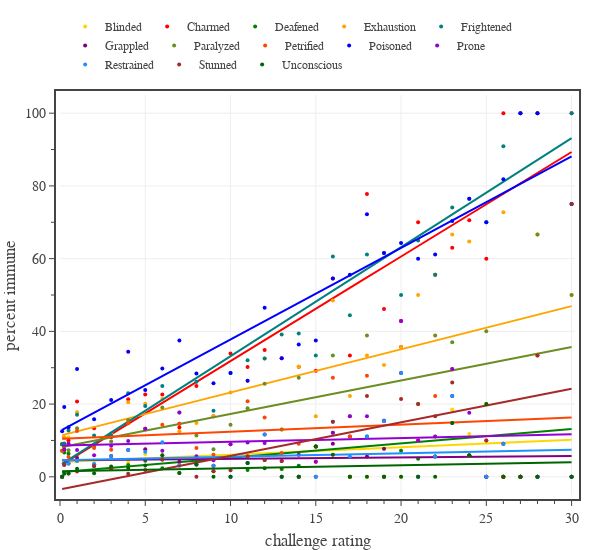

The code cell stored with this chart in its notebook:
### Code cell
# Plots the percent of monsters immune to each condition as a function of their CR.
conditions = CONDITIONS.copy()
colors = CONDITION_COLORS.copy()
i = conditions.index('Invisible')
conditions.pop(i); colors.pop(i)
i = conditions.index('Incapacitated')
conditions.pop(i); colors.pop(i)

# create figure
fig = go.Figure(
    layout=go.Layout(
        template=tfb.FIG_TEMPLATE,
        xaxis=dict(
            title_text='challenge rating',
            range=[0.0, 30.2],
            tick0=0, dtick=5,
            minor=dict(tick0=0, dtick=1),
        ),
        yaxis=dict(
            title_text='percent immune',
            range=[-5, 105],
            tick0=0, dtick=20,
            minor=dict(tick0=0, dtick=10),
        ),
        legend=dict(
            orientation='h',
            yanchor='bottom',  y=1.04,
            xanchor='left',    x=0.01,
            font_size=12,
            #xanchor='left', yanchor='top',
            #x=0.01, y=0.99,
            #orientation='v',
            tracegroupgap=0,
        ),
    )
)

#df1 = df0[df0['Category'].isin(['generic','legendary','unique']) & df0['CR'].between(1/8, 30)]
df1 = df0[df0['CR'].between(1/8, 30)]
dfG = df1[['CR'] + conditions].groupby('CR').mean().reset_index()
for condition, color in zip(conditions, colors):
    # generate custom text
    cr_totals = df1[['CR','Book']].groupby('CR').count()['Book'].to_list()
    condition_totals = [int(x) for x in df1[['CR',condition]].groupby('CR').sum()[condition].to_list()]
    custom_text = [f'({i} out of {t})' for i, t in zip(condition_totals, cr_totals)]

    # plot data
    fig.add_trace(go.Scatter(
        x=dfG['CR'],
        y=100*dfG[condition],
        mode='markers', 
        #line=dict(color=color, dash='solid'),
        #marker=dict(size=12, line=dict(width=1, color='Black')),
        marker=dict(size=4, color=color),
        line_shape='spline',
        unselected=dict(marker=dict(opacity=0.0)),
        showlegend=True,
        name=condition,
        legendgroup=condition,
        text=custom_text,
        hovertemplate=
            '<b>CR:</b> %{x}<br>'+
            '<b>Condition:</b> ' + condition + '<br>'+
            '<b>Immune:</b> %{y:.0f}% %{text}'+
            '<extra></extra>'
    ))

    # add fit line
    coefs = np.polyfit(dfG['CR'], 100*dfG[condition], 1)
    poly = np.poly1d(coefs)
    fig.add_trace(go.Scatter(
        x=dfG['CR'],
        y=poly(dfG['CR']),
        mode='lines', 
        line=dict(color=color, dash='solid'),
        unselected=dict(marker=dict(opacity=0.0)),
        showlegend=False,
        legendgroup=condition,
        legendgrouptitle_text='fit',
        hoverinfo='skip',
    ))

# show figure
fig.update_layout(width=600, height=550)
fig.show(config=tfb.FIG_CONFIG)

# save figures
if SAVEFIGS:
    fig.update_layout(autosize=True, width=None, height=None)
    tfb.save_fig_html(fig, format='large', name=f'./fig-condition-immunity-prob-vs-cr-large', style='aspect-ratio:600/550')
    tfb.save_fig_html(fig, legend_font_size=8, format='small', name=f'./fig-condition-immunity-prob-vs-cr-small', style='aspect-ratio:600/600')

### Figure 1 — Plotly figure (JSON) as saved in the notebook; plotly's stock layout.template omitted (floating-point values rounded to 4 significant figures)
{"data": [{"hovertemplate": "<b>CR:</b> %{x}<br><b>Condition:</b> Blinded<br><b>Immune:</b> %{y:.0f}% %{text}<extra></extra>", "legendgroup": "Blinded", "line": {"shape": "spline"}, "marker": {"color": "gold", "size": 4}, "mode": "markers", "name": "Blinded", "showlegend": true, "text": ["(5 out of 56)", "(10 out of 120)", "(12 out of 110)", "(8 out of 135)", "(9 out of 202)", "(9 out of 175)", "(5 out of 122)", "(10 out of 159)", "(5 out of 84)", "(4 out of 96)", "(4 out of 88)", "(2 out of 66)", "(3 out of 56)", "(3 out of 53)", "(2 out of 43)", "(1 out of 46)", "(2 out of 33)", "(2 out of 24)", "(2 out of 33)", "(0 out of 18)", "(0 out of 18)", "(1 out of 13)", "(0 out of 14)", "(2 out of 20)", "(2 out of 18)", "(5 out of 27)", "(2 out of 17)", "(0 out of 10)", "(0 out of 11)", "(0 out of 1)", "(0 out of 3)", "(2 out of 4)"], "type": "scatter", "unselected": {"marker": {"opacity": 0}}, "x": [0.125, 0.25, 0.5, 1, 2, 3, 4, 5, 6, 7, 8, 9, 10, 11, 12, 13, 14, 15, 16, 17, 18, 19, 20, 21, 22, 23, 24, 25, 26, 27, 28, 30], "y": [8.929, 8.333, 10.91, 5.926, 4.455, 5.143, 4.098, 6.289, 5.952, 4.167, 4.545, 3.03, 5.357, 5.66, 4.651, 2.174, 6.061, 8.333, 6.061, 0, 0, 7.692, 0, 10, 11.11, 18.52, 11.76, 0, 0, 0, 0, 50]}, {"hoverinfo": "skip", "legendgroup": "Blinded", "legendgrouptitle": {"text": "fit"}, "line": {"color": "gold", "dash": "solid"}, "mode": "lines", "showlegend": false, "type": "scatter", "unselected": {"marker": {"opacity": 0}}, "x": [0.125, 0.25, 0.5, 1, 2, 3, 4, 5, 6, 7, 8, 9, 10, 11, 12, 13, 14, 15, 16, 17, 18, 19, 20, 21, 22, 23, 24, 25, 26, 27, 28, 30], "y": [4.098, 4.124, 4.175, 4.276, 4.48, 4.683, 4.886, 5.09, 5.293, 5.496, 5.7, 5.903, 6.106, 6.309, 6.513, 6.716, 6.919, 7.123, 7.326, 7.529, 7.733, 7.936, 8.139, 8.343, 8.546, 8.749, 8.953, 9.156, 9.359, 9.563, 9.766, 10.17]}, {"hovertemplate": "<b>CR:</b> %{x}<br><b>Condition:</b> Charmed<br><b>Immune:</b> %{y:.0f}% %{text}<extra></extra>", "legendgroup": "Charmed", "line": {"shape": "spline"}, "marker": {"color": "red", "size": 4}, "mode": "markers", "name": "Charmed", "showlegend": true, "text": ["(5 out of 56)", "(13 out of 120)", "(11 out of 110)", "(28 out of 135)", "(27 out of 202)", "(19 out of 175)", "(26 out of 122)", "(36 out of 159)", "(19 out of 84)", "(13 out of 96)", "(22 out of 88)", "(11 out of 66)", "(19 out of 56)", "(16 out of 53)", "(15 out of 43)", "(15 out of 46)", "(10 out of 33)", "(7 out of 24)", "(18 out of 33)", "(6 out of 18)", "(14 out of 18)", "(6 out of 13)", "(5 out of 14)", "(14 out of 20)", "(10 out of 18)", "(17 out of 27)", "(12 out of 17)", "(6 out of 10)", "(11 out of 11)", "(1 out of 1)", "(3 out of 3)", "(4 out of 4)"], "type": "scatter", "unselected": {"marker": {"opacity": 0}}, "x": [0.125, 0.25, 0.5, 1, 2, 3, 4, 5, 6, 7, 8, 9, 10, 11, 12, 13, 14, 15, 16, 17, 18, 19, 20, 21, 22, 23, 24, 25, 26, 27, 28, 30], "y": [8.929, 10.83, 10, 20.74, 13.37, 10.86, 21.31, 22.64, 22.62, 13.54, 25, 16.67, 33.93, 30.19, 34.88, 32.61, 30.3, 29.17, 54.55, 33.33, 77.78, 46.15, 35.71, 70, 55.56, 62.96, 70.59, 60, 100, 100, 100, 100]}, {"hoverinfo": "skip", "legendgroup": "Charmed", "legendgrouptitle": {"text": "fit"}, "line": {"color": "red", "dash": "solid"}, "mode": "lines", "showlegend": false, "type": "scatter", "unselected": {"marker": {"opacity": 0}}, "x": [0.125, 0.25, 0.5, 1, 2, 3, 4, 5, 6, 7, 8, 9, 10, 11, 12, 13, 14, 15, 16, 17, 18, 19, 20, 21, 22, 23, 24, 25, 26, 27, 28, 30], "y": [3.42, 3.779, 4.498, 5.936, 8.811, 11.69, 14.56, 17.44, 20.31, 23.19, 26.07, 28.94, 31.82, 34.69, 37.57, 40.44, 43.32, 46.19, 49.07, 51.95, 54.82, 57.7, 60.57, 63.45, 66.32, 69.2, 72.08, 74.95, 77.83, 80.7, 83.58, 89.33]}, {"hovertemplate": "<b>CR:</b> %{x}<br><b>Condition:</b> Deafened<br><b>Immune:</b> %{y:.0f}% %{text}<extra></extra>", "legendgroup": "Deafened", "line": {"shape": "spline"}, "marker": {"color": "green", "size": 4}, "mode": "markers", "name": "Deafened", "showlegend": true, "text": ["(5 out of 56)", "(8 out of 120)", "(7 out of 110)", "(6 out of 135)", "(7 out of 202)", "(4 out of 175)", "(4 out of 122)", "(7 out of 159)", "(2 out of 84)", "(3 out of 96)", "(4 out of 88)", "(1 out of 66)", "(3 out of 56)", "(1 out of 53)", "(2 out of 43)", "(1 out of 46)", "(1 out of 33)", "(2 out of 24)", "(4 out of 33)", "(0 out of 18)", "(2 out of 18)", "(0 out of 13)", "(1 out of 14)", "(1 out of 20)", "(1 out of 18)", "(4 out of 27)", "(1 out of 17)", "(0 out of 10)", "(0 out of 11)", "(0 out of 1)", "(0 out of 3)", "(3 out of 4)"], "type": "scatter", "unselected": {"marker": {"opacity": 0}}, "x": [0.125, 0.25, 0.5, 1, 2, 3, 4, 5, 6, 7, 8, 9, 10, 11, 12, 13, 14, 15, 16, 17, 18, 19, 20, 21, 22, 23, 24, 25, 26, 27, 28, 30], "y": [8.929, 6.667, 6.364, 4.444, 3.465, 2.286, 3.279, 4.403, 2.381, 3.125, 4.545, 1.515, 5.357, 1.887, 4.651, 2.174, 3.03, 8.333, 12.12, 0, 11.11, 0, 7.143, 5, 5.556, 14.81, 5.882, 0, 0, 0, 0, 75]}, {"hoverinfo": "skip", "legendgroup": "Deafened", "legendgrouptitle": {"text": "fit"}, "line": {"color": "green", "dash": "solid"}, "mode": "lines", "showlegend": false, "type": "scatter", "unselected": {"marker": {"opacity": 0}}, "x": [0.125, 0.25, 0.5, 1, 2, 3, 4, 5, 6, 7, 8, 9, 10, 11, 12, 13, 14, 15, 16, 17, 18, 19, 20, 21, 22, 23, 24, 25, 26, 27, 28, 30], "y": [1.296, 1.345, 1.445, 1.643, 2.041, 2.438, 2.835, 3.233, 3.63, 4.027, 4.425, 4.822, 5.219, 5.617, 6.014, 6.411, 6.809, 7.206, 7.604, 8.001, 8.398, 8.796, 9.193, 9.59, 9.988, 10.39, 10.78, 11.18, 11.58, 11.97, 12.37, 13.17]}, {"hovertemplate": "<b>CR:</b> %{x}<br><b>Condition:</b> Exhaustion<br><b>Immune:</b> %{y:.0f}% %{text}<extra></extra>", "legendgroup": "Exhaustion", "line": {"shape": "spline"}, "marker": {"color": "orange", "size": 4}, "mode": "markers", "name": "Exhaustion", "showlegend": true, "text": ["(4 out of 56)", "(13 out of 120)", "(10 out of 110)", "(24 out of 135)", "(18 out of 202)", "(21 out of 175)", "(25 out of 122)", "(32 out of 159)", "(18 out of 84)", "(12 out of 96)", "(13 out of 88)", "(11 out of 66)", "(13 out of 56)", "(14 out of 53)", "(14 out of 43)", "(6 out of 46)", "(10 out of 33)", "(4 out of 24)", "(16 out of 33)", "(4 out of 18)", "(6 out of 18)", "(4 out of 13)", "(5 out of 14)", "(10 out of 20)", "(10 out of 18)", "(18 out of 27)", "(11 out of 17)", "(2 out of 10)", "(8 out of 11)", "(0 out of 1)", "(2 out of 3)", "(0 out of 4)"], "type": "scatter", "unselected": {"marker": {"opacity": 0}}, "x": [0.125, 0.25, 0.5, 1, 2, 3, 4, 5, 6, 7, 8, 9, 10, 11, 12, 13, 14, 15, 16, 17, 18, 19, 20, 21, 22, 23, 24, 25, 26, 27, 28, 30], "y": [7.143, 10.83, 9.091, 17.78, 8.911, 12, 20.49, 20.13, 21.43, 12.5, 14.77, 16.67, 23.21, 26.42, 32.56, 13.04, 30.3, 16.67, 48.48, 22.22, 33.33, 30.77, 35.71, 50, 55.56, 66.67, 64.71, 20, 72.73, 0, 66.67, 0]}, {"hoverinfo": "skip", "legendgroup": "Exhaustion", "legendgrouptitle": {"text": "fit"}, "line": {"color": "orange", "dash": "solid"}, "mode": "lines", "showlegend": false, "type": "scatter", "unselected": {"marker": {"opacity": 0}}, "x": [0.125, 0.25, 0.5, 1, 2, 3, 4, 5, 6, 7, 8, 9, 10, 11, 12, 13, 14, 15, 16, 17, 18, 19, 20, 21, 22, 23, 24, 25, 26, 27, 28, 30], "y": [11.46, 11.61, 11.9, 12.5, 13.68, 14.87, 16.06, 17.25, 18.44, 19.62, 20.81, 22.0, 23.19, 24.37, 25.56, 26.75, 27.94, 29.13, 30.31, 31.5, 32.69, 33.88, 35.06, 36.25, 37.44, 38.63, 39.82, 41.0, 42.19, 43.38, 44.57, 46.94]}, {"hovertemplate": "<b>CR:</b> %{x}<br><b>Condition:</b> Frightened<br><b>Immune:</b> %{y:.0f}% %{text}<extra></extra>", "legendgroup": "Frightened", "line": {"shape": "spline"}, "marker": {"color": "teal", "size": 4}, "mode": "markers", "name": "Frightened", "showlegend": true, "text": ["(5 out of 56)", "(11 out of 120)", "(14 out of 110)", "(23 out of 135)", "(23 out of 202)", "(20 out of 175)", "(28 out of 122)", "(31 out of 159)", "(21 out of 84)", "(14 out of 96)", "(23 out of 88)", "(12 out of 66)", "(16 out of 56)", "(17 out of 53)", "(14 out of 43)", "(18 out of 46)", "(13 out of 33)", "(8 out of 24)", "(20 out of 33)", "(8 out of 18)", "(11 out of 18)", "(8 out of 13)", "(7 out of 14)", "(13 out of 20)", "(10 out of 18)", "(20 out of 27)", "(13 out of 17)", "(7 out of 10)", "(10 out of 11)", "(1 out of 1)", "(3 out of 3)", "(4 out of 4)"], "type": "scatter", "unselected": {"marker": {"opacity": 0}}, "x": [0.125, 0.25, 0.5, 1, 2, 3, 4, 5, 6, 7, 8, 9, 10, 11, 12, 13, 14, 15, 16, 17, 18, 19, 20, 21, 22, 23, 24, 25, 26, 27, 28, 30], "y": [8.929, 9.167, 12.73, 17.04, 11.39, 11.43, 22.95, 19.5, 25, 14.58, 26.14, 18.18, 28.57, 32.08, 32.56, 39.13, 39.39, 33.33, 60.61, 44.44, 61.11, 61.54, 50, 65, 55.56, 74.07, 76.47, 70, 90.91, 100, 100, 100]}, {"hoverinfo": "skip", "legendgroup": "Frightened", "legendgrouptitle": {"text": "fit"}, "line": {"color": "teal", "dash": "solid"}, "mode": "lines", "showlegend": false, "type": "scatter", "unselected": {"marker": {"opacity": 0}}, "x": [0.125, 0.25, 0.5, 1, 2, 3, 4, 5, 6, 7, 8, 9, 10, 11, 12, 13, 14, 15, 16, 17, 18, 19, 20, 21, 22, 23, 24, 25, 26, 27, 28, 30], "y": [3.549, 3.924, 4.674, 6.173, 9.172, 12.17, 15.17, 18.17, 21.17, 24.17, 27.17, 30.17, 33.16, 36.16, 39.16, 42.16, 45.16, 48.16, 51.16, 54.16, 57.16, 60.16, 63.16, 66.15, 69.15, 72.15, 75.15, 78.15, 81.15, 84.15, 87.15, 93.15]}, {"hovertemplate": "<b>CR:</b> %{x}<br><b>Condition:</b> Grappled<br><b>Immune:</b> %{y:.0f}% %{text}<extra></extra>", "legendgroup": "Grappled", "line": {"shape": "spline"}, "marker": {"color": "purple", "size": 4}, "mode": "markers", "name": "Grappled", "showlegend": true, "text": ["(0 out of 56)", "(4 out of 120)", "(4 out of 110)", "(7 out of 135)", "(6 out of 202)", "(10 out of 175)", "(9 out of 122)", "(12 out of 159)", "(4 out of 84)", "(4 out of 96)", "(3 out of 88)", "(2 out of 66)", "(0 out of 56)", "(2 out of 53)", "(5 out of 43)", "(0 out of 46)", "(0 out of 33)", "(0 out of 24)", "(3 out of 33)", "(2 out of 18)", "(1 out of 18)", "(1 out of 13)", "(4 out of 14)", "(0 out of 20)", "(1 out of 18)", "(6 out of 27)", "(1 out of 17)", "(0 out of 10)", "(0 out of 11)", "(0 out of 1)", "(0 out of 3)", "(0 out of 4)"], "type": "scatter", "unselected": {"marker": {"opacity": 0}}, "x": [0.125, 0.25, 0.5, 1, 2, 3, 4, 5, 6, 7, 8, 9, 10, 11, 12, 13, 14, 15, 16, 17, 18, 19, 20, 21, 22, 23, 24, 25, 26, 27, 28, 30], "y": [0, 3.333, 3.636, 5.185, 2.97, 5.714, 7.377, 7.547, 4.762, 4.167, 3.409, 3.03, 0, 3.774, 11.63, 0, 0, 0, 9.091, 11.11, 5.556, 7.692, 28.57, 0, 5.556, 22.22, 5.882, 0, 0, 0, 0, 0]}, {"hoverinfo": "skip", "legendgroup": "Grappled", "legendgrouptitle": {"text": "fit"}, "line": {"color": "purple", "dash": "solid"}, "mode": "lines", "showlegend": false, "type": "scatter", "unselected": {"marker": {"opacity": 0}}, "x": [0.125, 0.25, 0.5, 1, 2, 3, 4, 5, 6, 7, 8, 9, 10, 11, 12, 13, 14, 15, 16, 17, 18, 19, 20, 21, 22, 23, 24, 25, 26, 27, 28, 30], "y": [4.542, 4.547, 4.556, 4.576, 4.615, 4.654, 4.693, 4.732, 4.771, 4.81, 4.849, 4.888, 4.927, 4.966, 5.005, 5.044, 5.083, 5.122, 5.161, 5.2, 5.239, 5.278, 5.317, 5.356, 5.395, 5.434, 5.473, 5.512, 5.551, 5.59, 5.629, 5.707]}, {"hovertemplate": "<b>CR:</b> %{x}<br><b>Condition:</b> Paralyzed<br><b>Immune:</b> %{y:.0f}% %{text}<extra></extra>", "legendgroup": "Paralyzed", "line": {"shape": "spline"}, "marker": {"color": "olivedrab", "size": 4}, "mode": "markers", "name": "Paralyzed", "showlegend": true, "text": ["(4 out of 56)", "(10 out of 120)", "(8 out of 110)", "(18 out of 135)", "(17 out of 202)", "(17 out of 175)", "(19 out of 122)", "(21 out of 159)", "(16 out of 84)", "(17 out of 96)", "(10 out of 88)", "(5 out of 66)", "(8 out of 56)", "(10 out of 53)", "(11 out of 43)", "(6 out of 46)", "(9 out of 33)", "(2 out of 24)", "(11 out of 33)", "(3 out of 18)", "(7 out of 18)", "(2 out of 13)", "(6 out of 14)", "(4 out of 20)", "(7 out of 18)", "(10 out of 27)", "(1 out of 17)", "(4 out of 10)", "(1 out of 11)", "(0 out of 1)", "(2 out of 3)", "(2 out of 4)"], "type": "scatter", "unselected": {"marker": {"opacity": 0}}, "x": [0.125, 0.25, 0.5, 1, 2, 3, 4, 5, 6, 7, 8, 9, 10, 11, 12, 13, 14, 15, 16, 17, 18, 19, 20, 21, 22, 23, 24, 25, 26, 27, 28, 30], "y": [7.143, 8.333, 7.273, 13.33, 8.416, 9.714, 15.57, 13.21, 19.05, 17.71, 11.36, 7.576, 14.29, 18.87, 25.58, 13.04, 27.27, 8.333, 33.33, 16.67, 38.89, 15.38, 42.86, 20, 38.89, 37.04, 5.882, 40, 9.091, 0, 66.67, 50]}, {"hoverinfo": "skip", "legendgroup": "Paralyzed", "legendgrouptitle": {"text": "fit"}, "line": {"color": "olivedrab", "dash": "solid"}, "mode": "lines", "showlegend": false, "type": "scatter", "unselected": {"marker": {"opacity": 0}}, "x": [0.125, 0.25, 0.5, 1, 2, 3, 4, 5, 6, 7, 8, 9, 10, 11, 12, 13, 14, 15, 16, 17, 18, 19, 20, 21, 22, 23, 24, 25, 26, 27, 28, 30], "y": [8.183, 8.298, 8.529, 8.99, 9.911, 10.83, 11.75, 12.68, 13.6, 14.52, 15.44, 16.36, 17.28, 18.2, 19.13, 20.05, 20.97, 21.89, 22.81, 23.73, 24.66, 25.58, 26.5, 27.42, 28.34, 29.26, 30.18, 31.11, 32.03, 32.95, 33.87, 35.71]}, {"hovertemplate": "<b>CR:</b> %{x}<br><b>Condition:</b> Petrified<br><b>Immune:</b> %{y:.0f}% %{text}<extra></extra>", "legendgroup": "Petrified", "line": {"shape": "spline"}, "marker": {"color": "orangered", "size": 4}, "mode": "markers", "name": "Petrified", "showlegend": true, "text": ["(4 out of 56)", "(9 out of 120)", "(6 out of 110)", "(17 out of 135)", "(16 out of 202)", "(13 out of 175)", "(18 out of 122)", "(21 out of 159)", "(12 out of 84)", "(14 out of 96)", "(7 out of 88)", "(4 out of 66)", "(5 out of 56)", "(11 out of 53)", "(7 out of 43)", "(3 out of 46)", "(3 out of 33)", "(1 out of 24)", "(9 out of 33)", "(2 out of 18)", "(5 out of 18)", "(2 out of 13)", "(6 out of 14)", "(2 out of 20)", "(4 out of 18)", "(8 out of 27)", "(1 out of 17)", "(1 out of 10)", "(0 out of 11)", "(0 out of 1)", "(1 out of 3)", "(0 out of 4)"], "type": "scatter", "unselected": {"marker": {"opacity": 0}}, "x": [0.125, 0.25, 0.5, 1, 2, 3, 4, 5, 6, 7, 8, 9, 10, 11, 12, 13, 14, 15, 16, 17, 18, 19, 20, 21, 22, 23, 24, 25, 26, 27, 28, 30], "y": [7.143, 7.5, 5.455, 12.59, 7.921, 7.429, 14.75, 13.21, 14.29, 14.58, 7.955, 6.061, 8.929, 20.75, 16.28, 6.522, 9.091, 4.167, 27.27, 11.11, 27.78, 15.38, 42.86, 10, 22.22, 29.63, 5.882, 10, 0, 0, 33.33, 0]}, {"hoverinfo": "skip", "legendgroup": "Petrified", "legendgrouptitle": {"text": "fit"}, "line": {"color": "orangered", "dash": "solid"}, "mode": "lines", "showlegend": false, "type": "scatter", "unselected": {"marker": {"opacity": 0}}, "x": [0.125, 0.25, 0.5, 1, 2, 3, 4, 5, 6, 7, 8, 9, 10, 11, 12, 13, 14, 15, 16, 17, 18, 19, 20, 21, 22, 23, 24, 25, 26, 27, 28, 30], "y": [10.48, 10.5, 10.55, 10.65, 10.85, 11.04, 11.24, 11.43, 11.63, 11.83, 12.02, 12.22, 12.41, 12.61, 12.8, 13.0, 13.2, 13.39, 13.59, 13.78, 13.98, 14.18, 14.37, 14.57, 14.76, 14.96, 15.15, 15.35, 15.55, 15.74, 15.94, 16.33]}, {"hovertemplate": "<b>CR:</b> %{x}<br><b>Condition:</b> Poisoned<br><b>Immune:</b> %{y:.0f}% %{text}<extra></extra>", "legendgroup": "Poisoned", "line": {"shape": "spline"}, "marker": {"color": "blue", "size": 4}, "mode": "markers", "name": "Poisoned", "showlegend": true, "text": ["(7 out of 56)", "(23 out of 120)", "(15 out of 110)", "(40 out of 135)", "(32 out of 202)", "(37 out of 175)", "(42 out of 122)", "(38 out of 159)", "(25 out of 84)", "(36 out of 96)", "(25 out of 88)", "(17 out of 66)", "(16 out of 56)", "(14 out of 53)", "(20 out of 43)", "(15 out of 46)", "(12 out of 33)", "(9 out of 24)", "(18 out of 33)", "(10 out of 18)", "(13 out of 18)", "(8 out of 13)", "(9 out of 14)", "(12 out of 20)", "(11 out of 18)", "(19 out of 27)", "(13 out of 17)", "(7 out of 10)", "(9 out of 11)", "(1 out of 1)", "(3 out of 3)", "(3 out of 4)"], "type": "scatter", "unselected": {"marker": {"opacity": 0}}, "x": [0.125, 0.25, 0.5, 1, 2, 3, 4, 5, 6, 7, 8, 9, 10, 11, 12, 13, 14, 15, 16, 17, 18, 19, 20, 21, 22, 23, 24, 25, 26, 27, 28, 30], "y": [12.5, 19.17, 13.64, 29.63, 15.84, 21.14, 34.43, 23.9, 29.76, 37.5, 28.41, 25.76, 28.57, 26.42, 46.51, 32.61, 36.36, 37.5, 54.55, 55.56, 72.22, 61.54, 64.29, 60, 61.11, 70.37, 76.47, 70, 81.82, 100, 100, 75]}, {"hoverinfo": "skip", "legendgroup": "Poisoned", "legendgrouptitle": {"text": "fit"}, "line": {"color": "blue", "dash": "solid"}, "mode": "lines", "showlegend": false, "type": "scatter", "unselected": {"marker": {"opacity": 0}}, "x": [0.125, 0.25, 0.5, 1, 2, 3, 4, 5, 6, 7, 8, 9, 10, 11, 12, 13, 14, 15, 16, 17, 18, 19, 20, 21, 22, 23, 24, 25, 26, 27, 28, 30], "y": [12.91, 13.22, 13.85, 15.11, 17.63, 20.15, 22.66, 25.18, 27.7, 30.21, 32.73, 35.25, 37.76, 40.28, 42.8, 45.31, 47.83, 50.35, 52.86, 55.38, 57.9, 60.41, 62.93, 65.45, 67.96, 70.48, 73.0, 75.51, 78.03, 80.55, 83.07, 88.1]}, {"hovertemplate": "<b>CR:</b> %{x}<br><b>Condition:</b> Prone<br><b>Immune:</b> %{y:.0f}% %{text}<extra></extra>", "legendgroup": "Prone", "line": {"shape": "spline"}, "marker": {"color": "darkviolet", "size": 4}, "mode": "markers", "name": "Prone", "showlegend": true, "text": ["(0 out of 56)", "(9 out of 120)", "(10 out of 110)", "(10 out of 135)", "(12 out of 202)", "(15 out of 175)", "(12 out of 122)", "(21 out of 159)", "(6 out of 84)", "(17 out of 96)", "(5 out of 88)", "(3 out of 66)", "(5 out of 56)", "(5 out of 53)", "(4 out of 43)", "(2 out of 46)", "(2 out of 33)", "(1 out of 24)", "(4 out of 33)", "(3 out of 18)", "(3 out of 18)", "(2 out of 13)", "(6 out of 14)", "(2 out of 20)", "(2 out of 18)", "(8 out of 27)", "(3 out of 17)", "(0 out of 10)", "(1 out of 11)", "(0 out of 1)", "(0 out of 3)", "(0 out of 4)"], "type": "scatter", "unselected": {"marker": {"opacity": 0}}, "x": [0.125, 0.25, 0.5, 1, 2, 3, 4, 5, 6, 7, 8, 9, 10, 11, 12, 13, 14, 15, 16, 17, 18, 19, 20, 21, 22, 23, 24, 25, 26, 27, 28, 30], "y": [0, 7.5, 9.091, 7.407, 5.941, 8.571, 9.836, 13.21, 7.143, 17.71, 5.682, 4.545, 8.929, 9.434, 9.302, 4.348, 6.061, 4.167, 12.12, 16.67, 16.67, 15.38, 42.86, 10, 11.11, 29.63, 17.65, 0, 9.091, 0, 0, 0]}, {"hoverinfo": "skip", "legendgroup": "Prone", "legendgrouptitle": {"text": "fit"}, "line": {"color": "darkviolet", "dash": "solid"}, "mode": "lines", "showlegend": false, "type": "scatter", "unselected": {"marker": {"opacity": 0}}, "x": [0.125, 0.25, 0.5, 1, 2, 3, 4, 5, 6, 7, 8, 9, 10, 11, 12, 13, 14, 15, 16, 17, 18, 19, 20, 21, 22, 23, 24, 25, 26, 27, 28, 30], "y": [8.615, 8.627, 8.653, 8.704, 8.807, 8.909, 9.012, 9.114, 9.217, 9.319, 9.422, 9.524, 9.627, 9.73, 9.832, 9.935, 10.04, 10.14, 10.24, 10.34, 10.45, 10.55, 10.65, 10.75, 10.86, 10.96, 11.06, 11.16, 11.27, 11.37, 11.47, 11.68]}, {"hovertemplate": "<b>CR:</b> %{x}<br><b>Condition:</b> Restrained<br><b>Immune:</b> %{y:.0f}% %{text}<extra></extra>", "legendgroup": "Restrained", "line": {"shape": "spline"}, "marker": {"color": "dodgerblue", "size": 4}, "mode": "markers", "name": "Restrained", "showlegend": true, "text": ["(0 out of 56)", "(4 out of 120)", "(4 out of 110)", "(6 out of 135)", "(7 out of 202)", "(10 out of 175)", "(9 out of 122)", "(11 out of 159)", "(8 out of 84)", "(3 out of 96)", "(3 out of 88)", "(2 out of 66)", "(0 out of 56)", "(2 out of 53)", "(5 out of 43)", "(0 out of 46)", "(0 out of 33)", "(0 out of 24)", "(5 out of 33)", "(1 out of 18)", "(2 out of 18)", "(2 out of 13)", "(4 out of 14)", "(0 out of 20)", "(1 out of 18)", "(6 out of 27)", "(1 out of 17)", "(0 out of 10)", "(1 out of 11)", "(0 out of 1)", "(0 out of 3)", "(0 out of 4)"], "type": "scatter", "unselected": {"marker": {"opacity": 0}}, "x": [0.125, 0.25, 0.5, 1, 2, 3, 4, 5, 6, 7, 8, 9, 10, 11, 12, 13, 14, 15, 16, 17, 18, 19, 20, 21, 22, 23, 24, 25, 26, 27, 28, 30], "y": [0, 3.333, 3.636, 4.444, 3.465, 5.714, 7.377, 6.918, 9.524, 3.125, 3.409, 3.03, 0, 3.774, 11.63, 0, 0, 0, 15.15, 5.556, 11.11, 15.38, 28.57, 0, 5.556, 22.22, 5.882, 0, 9.091, 0, 0, 0]}, {"hoverinfo": "skip", "legendgroup": "Restrained", "legendgrouptitle": {"text": "fit"}, "line": {"color": "dodgerblue", "dash": "solid"}, "mode": "lines", "showlegend": false, "type": "scatter", "unselected": {"marker": {"opacity": 0}}, "x": [0.125, 0.25, 0.5, 1, 2, 3, 4, 5, 6, 7, 8, 9, 10, 11, 12, 13, 14, 15, 16, 17, 18, 19, 20, 21, 22, 23, 24, 25, 26, 27, 28, 30], "y": [4.565, 4.577, 4.601, 4.65, 4.746, 4.843, 4.939, 5.036, 5.133, 5.229, 5.326, 5.423, 5.519, 5.616, 5.712, 5.809, 5.906, 6.002, 6.099, 6.195, 6.292, 6.389, 6.485, 6.582, 6.679, 6.775, 6.872, 6.968, 7.065, 7.162, 7.258, 7.451]}, {"hovertemplate": "<b>CR:</b> %{x}<br><b>Condition:</b> Stunned<br><b>Immune:</b> %{y:.0f}% %{text}<extra></extra>", "legendgroup": "Stunned", "line": {"shape": "spline"}, "marker": {"color": "brown", "size": 4}, "mode": "markers", "name": "Stunned", "showlegend": true, "text": ["(0 out of 56)", "(4 out of 120)", "(1 out of 110)", "(2 out of 135)", "(6 out of 202)", "(4 out of 175)", "(1 out of 122)", "(3 out of 159)", "(4 out of 84)", "(1 out of 96)", "(0 out of 88)", "(1 out of 66)", "(1 out of 56)", "(3 out of 53)", "(2 out of 43)", "(2 out of 46)", "(0 out of 33)", "(2 out of 24)", "(5 out of 33)", "(0 out of 18)", "(4 out of 18)", "(0 out of 13)", "(3 out of 14)", "(4 out of 20)", "(3 out of 18)", "(7 out of 27)", "(1 out of 17)", "(1 out of 10)", "(0 out of 11)", "(0 out of 1)", "(1 out of 3)", "(3 out of 4)"], "type": "scatter", "unselected": {"marker": {"opacity": 0}}, "x": [0.125, 0.25, 0.5, 1, 2, 3, 4, 5, 6, 7, 8, 9, 10, 11, 12, 13, 14, 15, 16, 17, 18, 19, 20, 21, 22, 23, 24, 25, 26, 27, 28, 30], "y": [0, 3.333, 0.9091, 1.481, 2.97, 2.286, 0.8197, 1.887, 4.762, 1.042, 0, 1.515, 1.786, 5.66, 4.651, 4.348, 0, 8.333, 15.15, 0, 22.22, 0, 21.43, 20, 16.67, 25.93, 5.882, 10, 0, 0, 33.33, 75]}, {"hoverinfo": "skip", "legendgroup": "Stunned", "legendgrouptitle": {"text": "fit"}, "line": {"color": "brown", "dash": "solid"}, "mode": "lines", "showlegend": false, "type": "scatter", "unselected": {"marker": {"opacity": 0}}, "x": [0.125, 0.25, 0.5, 1, 2, 3, 4, 5, 6, 7, 8, 9, 10, 11, 12, 13, 14, 15, 16, 17, 18, 19, 20, 21, 22, 23, 24, 25, 26, 27, 28, 30], "y": [-3.378, -3.262, -3.031, -2.57, -1.647, -0.7244, 0.1985, 1.121, 2.044, 2.967, 3.89, 4.813, 5.736, 6.658, 7.581, 8.504, 9.427, 10.35, 11.27, 12.2, 13.12, 14.04, 14.96, 15.89, 16.81, 17.73, 18.66, 19.58, 20.5, 21.42, 22.35, 24.19]}, {"hovertemplate": "<b>CR:</b> %{x}<br><b>Condition:</b> Unconscious<br><b>Immune:</b> %{y:.0f}% %{text}<extra></extra>", "legendgroup": "Unconscious", "line": {"shape": "spline"}, "marker": {"color": "darkgreen", "size": 4}, "mode": "markers", "name": "Unconscious", "showlegend": true, "text": ["(0 out of 56)", "(1 out of 120)", "(1 out of 110)", "(3 out of 135)", "(2 out of 202)", "(5 out of 175)", "(3 out of 122)", "(5 out of 159)", "(5 out of 84)", "(1 out of 96)", "(3 out of 88)", "(0 out of 66)", "(0 out of 56)", "(2 out of 53)", "(1 out of 43)", "(0 out of 46)", "(0 out of 33)", "(2 out of 24)", "(2 out of 33)", "(0 out of 18)", "(0 out of 18)", "(0 out of 13)", "(0 out of 14)", "(0 out of 20)", "(0 out of 18)", "(4 out of 27)", "(1 out of 17)", "(2 out of 10)", "(0 out of 11)", "(0 out of 1)", "(0 out of 3)", "(0 out of 4)"], "type": "scatter", "unselected": {"marker": {"opacity": 0}}, "x": [0.125, 0.25, 0.5, 1, 2, 3, 4, 5, 6, 7, 8, 9, 10, 11, 12, 13, 14, 15, 16, 17, 18, 19, 20, 21, 22, 23, 24, 25, 26, 27, 28, 30], "y": [0, 0.8333, 0.9091, 2.222, 0.9901, 2.857, 2.459, 3.145, 5.952, 1.042, 3.409, 0, 0, 3.774, 2.326, 0, 0, 8.333, 6.061, 0, 0, 0, 0, 0, 0, 14.81, 5.882, 20, 0, 0, 0, 0]}, {"hoverinfo": "skip", "legendgroup": "Unconscious", "legendgrouptitle": {"text": "fit"}, "line": {"color": "darkgreen", "dash": "solid"}, "mode": "lines", "showlegend": false, "type": "scatter", "unselected": {"marker": {"opacity": 0}}, "x": [0.125, 0.25, 0.5, 1, 2, 3, 4, 5, 6, 7, 8, 9, 10, 11, 12, 13, 14, 15, 16, 17, 18, 19, 20, 21, 22, 23, 24, 25, 26, 27, 28, 30], "y": [1.523, 1.534, 1.555, 1.597, 1.68, 1.764, 1.848, 1.932, 2.015, 2.099, 2.183, 2.267, 2.351, 2.434, 2.518, 2.602, 2.686, 2.769, 2.853, 2.937, 3.021, 3.105, 3.188, 3.272, 3.356, 3.44, 3.523, 3.607, 3.691, 3.775, 3.859, 4.026]}], "layout": {"height": 550, "legend": {"font": {"size": 12}, "orientation": "h", "tracegroupgap": 0, "x": 0.01, "xanchor": "left", "y": 1.04, "yanchor": "bottom"}, "width": 600, "xaxis": {"dtick": 5, "minor": {"dtick": 1, "tick0": 0}, "range": [0, 30.2], "tick0": 0, "title": {"text": "challenge rating"}}, "yaxis": {"dtick": 20, "minor": {"dtick": 10, "tick0": 0}, "range": [-5, 105], "tick0": 0, "title": {"text": "percent immune"}}}}
